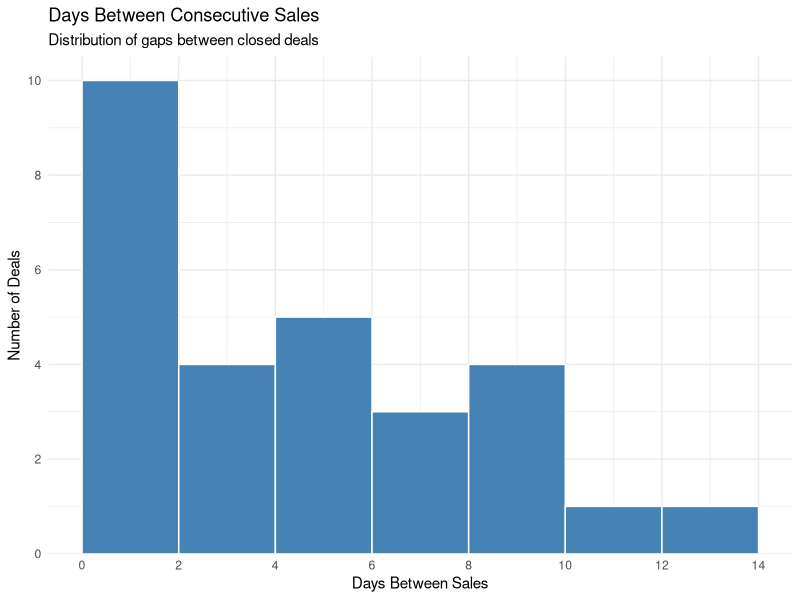
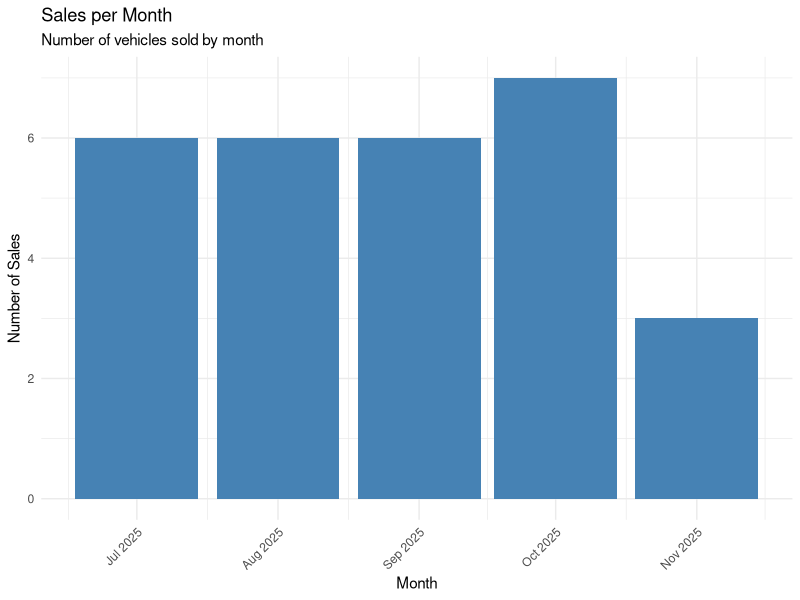

Recreate these plots in R, in order.
## ---- chunk 1
library(tidyverse)

sales <- read.csv("data/sales_data.csv")

start_date <- as.Date("2025-06-23")

sales_cadence <- sales %>%
  mutate(
    Date = as.Date(Date, format = "%m/%d/%Y"),
    prev_date = lag(Date, default = start_date),
    days_between = as.numeric(Date - prev_date)
  )

ggplot(sales_cadence, aes(x = days_between)) +
  geom_histogram(
    binwidth = 2,
    boundary = 0,
    fill = "steelblue",
    color = "white"
  ) +
  scale_x_continuous(
    breaks = seq(0, max(sales_cadence$days_between, na.rm = TRUE), by = 2)
  ) +
  scale_y_continuous(
    breaks = seq(0, 14, by = 2),
    expand = expansion(mult = c(0, 0.05))
  ) +
  labs(
    title = "Days Between Consecutive Sales",
    subtitle = "Distribution of gaps between closed deals",
    x = "Days Between Sales",
    y = "Number of Deals"
  ) +
  theme_minimal()

## ---- chunk 2
mean(sales_cadence$days_between)
## ---- chunk 3
min(sales_cadence$days_between)

sales_cadence %>%
  summarise(
    same_day_sales = sum(days_between == 0, na.rm = TRUE)
  )
## ---- chunk 4
max(sales_cadence$days_between)

sales_cadence %>%
  filter(days_between == max(days_between)) %>%
  select(Date, prev_date, days_between)
## ---- chunk 5
sales %>%
  mutate(
    Date = as.Date(Date, format = "%m/%d/%Y"),
    month = as.Date(format(Date, "%Y-%m-01"))
  ) %>%
  count(month) %>%
  ggplot(aes(x = month, y = n)) +
  geom_col(fill = "steelblue") +
  scale_x_date(date_labels = "%b %Y") +
  labs(
    title = "Sales per Month",
    subtitle = "Number of vehicles sold by month",
    x = "Month",
    y = "Number of Sales"
  ) +
  theme_minimal() +
  theme(
    axis.text.x = element_text(angle = 45, hjust = 1)
  )
## ---- chunk 6
make_counts <- sales %>%
  count(Make, sort = TRUE) %>%
  mutate(
    percent = scales::percent(n / sum(n))
  ) %>%
  rename(
    model = Make,
    deals = n
  )

make_counts
## ---- chunk 7
cdjr_makes <- c("Chrysler", "Dodge", "Jeep", "RAM")

cdjr_vs_non <- sales %>%
  mutate(
    dealer_brand = if_else(
      Make %in% cdjr_makes,
      "CDJR",
      "Non-CDJR"
    )
  ) %>%
  count(dealer_brand) %>%
  mutate(
    percent = scales::percent(n / sum(n))
  ) %>%
  rename(
    category = dealer_brand,
    deals = n
  )

cdjr_vs_non
## ---- chunk 8
model_counts <- sales %>%
  count(Model, sort = TRUE) %>%
  mutate(
    percent = scales::percent(n / sum(n))
  ) %>%
  rename(
    model = Model,
    deals = n
  )

model_counts
## ---- chunk 9
new_vs_used <- sales %>%
  count(`New.Used`, sort = TRUE) %>%
  mutate(percent = scales::percent(n / sum(n))) %>%
  rename(
    condition = `New.Used`,
    deals = n
  )

new_vs_used
